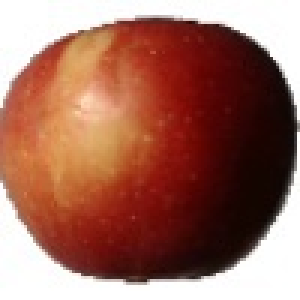
#> input picture 4_100.jpg, 100 x 100 px, found by its file name (shown 3 times larger)
$ jupyter execute 'google colab version.ipynb'   (shell and % lines are left out)
#> lines starting #> are read from the running program, lines starting #| are printed output that depends on the picture
[cell 1]
token = 'g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'
username = "JaswanthKrishnaE"
repo = 'RGB-image-to-Thermal-Image-conversion'

[cell 2]
import cv2
import os
import matplotlib.pyplot as plt
from PIL import Image

[cell 3]
%cd {'/content/RGB-image-to-Thermal-Image-conversion'}

[cell 4]
from PIL import Image
# Open the image
img = Image.open('/content/RGB-image-to-Thermal-Image-conversion/4_100.jpg')
#> img is the input picture: PIL image 100x100 RGB; mean R, G, B 160.3, 108.8, 94.7
# Convert the image to greyscale
img = img.convert('L')
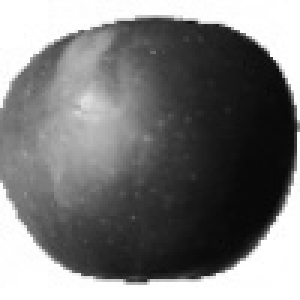
#> img: PIL image 100x100 L (shown 3 times larger); min 7, max 255, mean 122.6
# Save the image
img.save('/content/RGB-image-to-Thermal-Image-conversion/greyscale_image.jpg')

[cell 5]
i = 0
image = cv2.imread('/content/RGB-image-to-Thermal-Image-conversion/greyscale_image.jpg', 0)
#> image: shape (100, 100); min 0, max 255, mean 122.5
heatmap = cv2.applyColorMap(image, cv2.COLORMAP_JET)
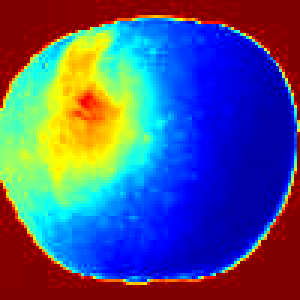
#> heatmap: shape (100, 100, 3) (shown 3 times larger); mean B, G, R 132.1, 86.7, 78.8
plt.imsave('/content/RGB-image-to-Thermal-Image-conversion/data/Thermal images/thermal' +format(i, '0001') +'.jpg', heatmap)
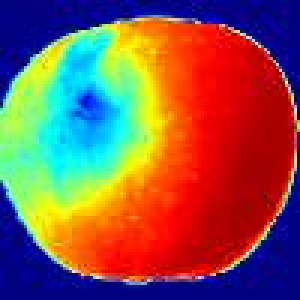
#> saved as thermal0.jpg: shape (100, 100, 3) (shown 3 times larger); mean R, G, B 132.7, 87.2, 80

# cv2.imshow('heatmap', heatmap)
# cv2.waitKey(0)

$ run again, with mango.jpg copied over 4_100.jpg
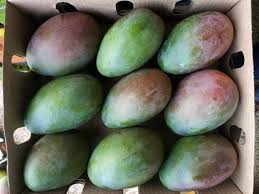
#> input picture mango.jpg, 259 x 194 px, found by its file name
#> img is the input picture: PIL image 259x194 RGB; mean R, G, B 104.8, 107.2, 92.9
#> img: PIL image 259x194 L
#> `heatmap = cv2.applyColorMap(image, cv2.COLORMAP_JET)`:
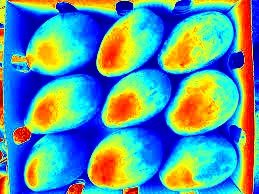
#> heatmap: shape (194, 259, 3); mean B, G, R 153, 150.3, 92.9
#> `plt.imsave('/content/RGB-image-to-Thermal-Image-conversion/data/Therma..`:
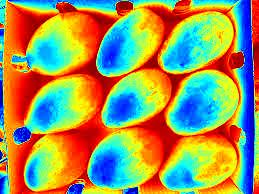
#> saved as thermal0.jpg: shape (194, 259, 3); mean R, G, B 152.7, 150.1, 94.9

$ run again, with download.png saved as 4_100.jpg
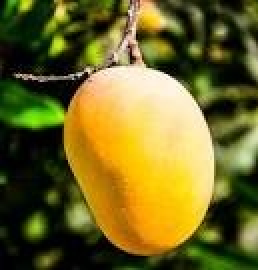
#> input picture download.png, 129 x 135 px, found by its file name (shown 2 times larger)
#> img is the input picture: PIL image 129x135 RGB; mean R, G, B 112.3, 103.5, 38.7
#> img: PIL image 129x135 L
#> `heatmap = cv2.applyColorMap(image, cv2.COLORMAP_JET)`:
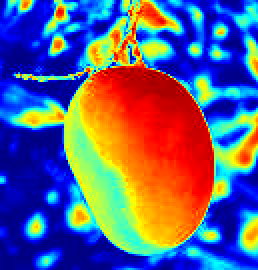
#> heatmap: shape (135, 129, 3) (shown 2 times larger); mean B, G, R 132.1, 95.8, 94.5
#> `plt.imsave('/content/RGB-image-to-Thermal-Image-conversion/data/Therma..`:
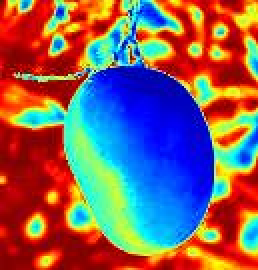
#> saved as thermal0.jpg: shape (135, 129, 3) (shown 2 times larger); mean R, G, B 132.1, 96.4, 97.2
